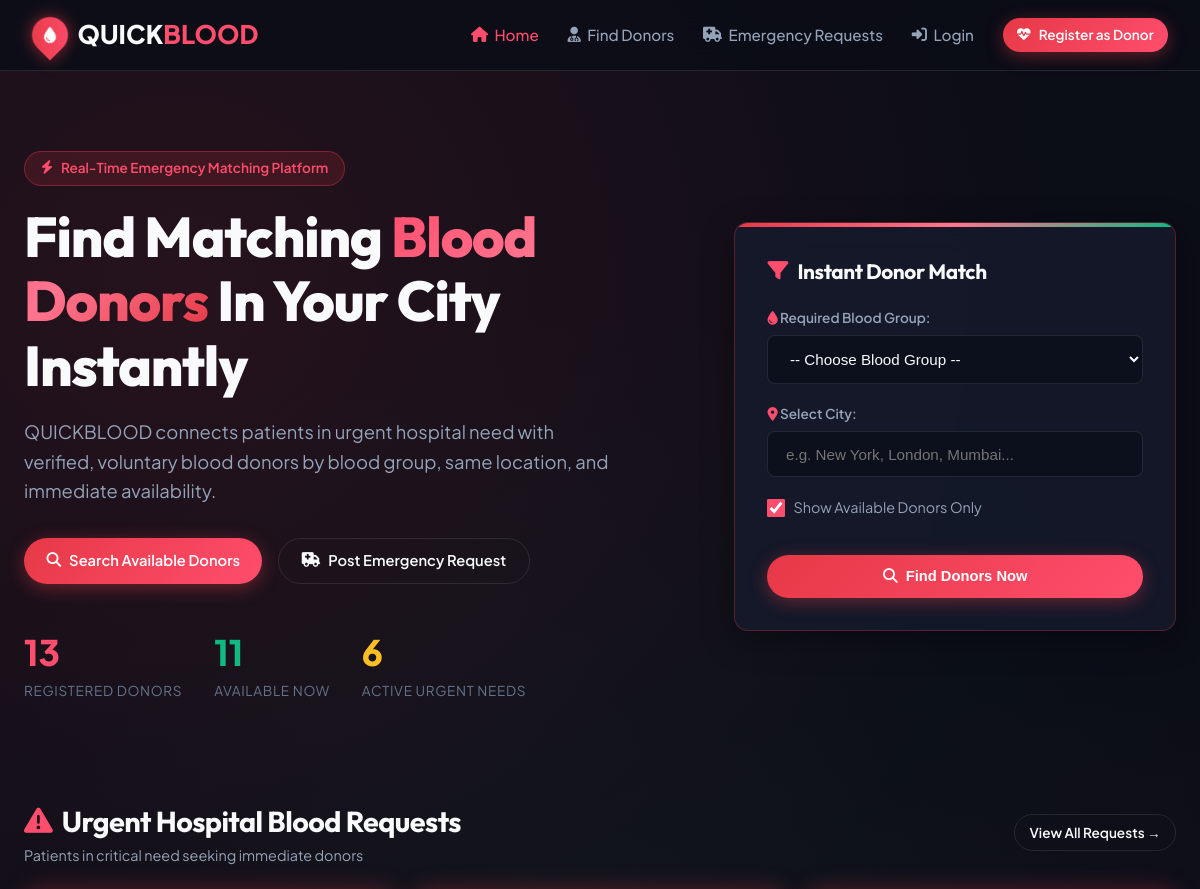
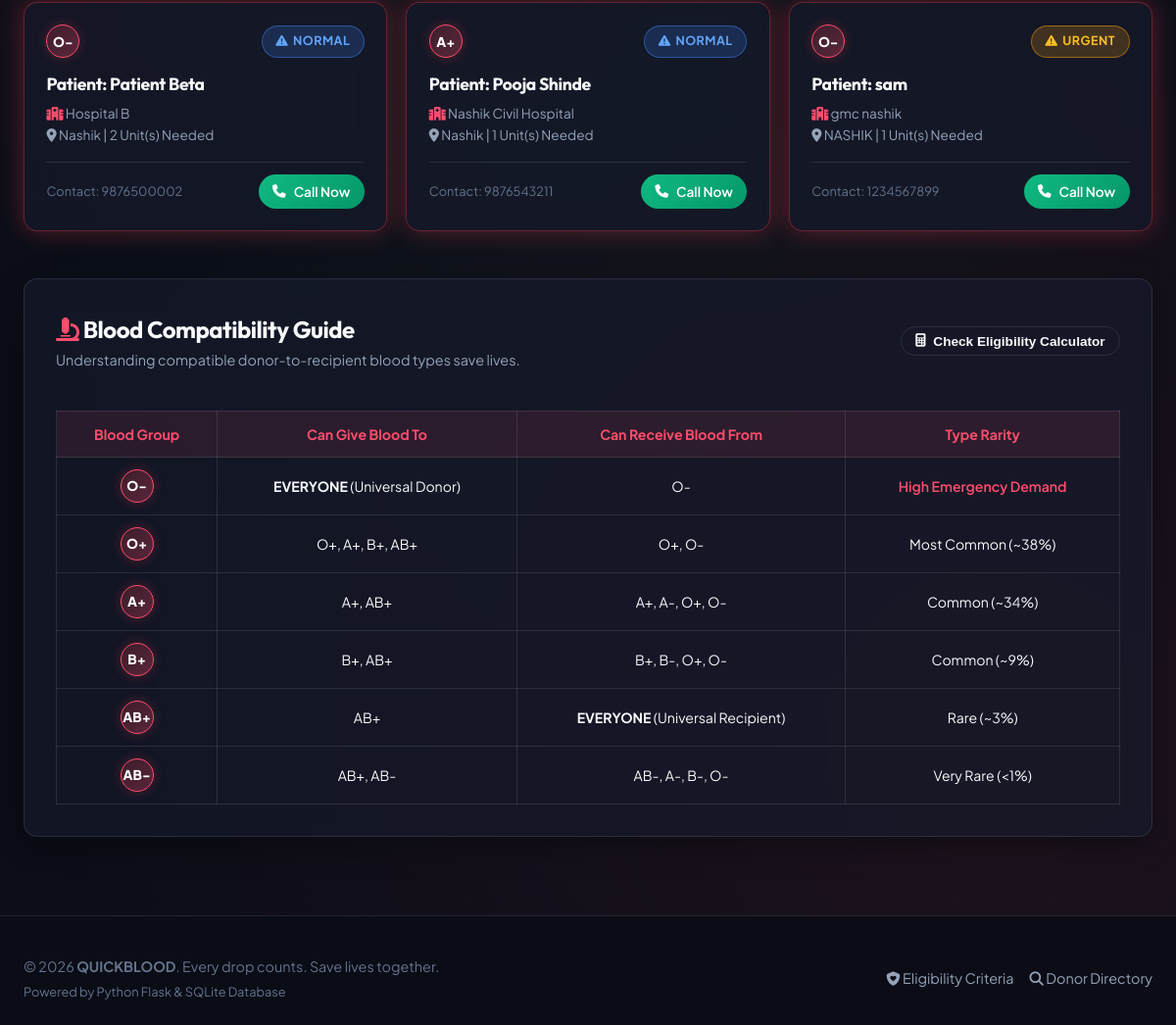
The page / on the database its author committed (2 pictures, top to bottom).
### app.py (models this page shows, shortened)
class BloodRequest(db.Model):
    __tablename__ = 'blood_requests'
    id = db.Column(db.Integer, primary_key=True)
    user_id = db.Column(db.Integer, db.ForeignKey('users.id'), nullable=False) # Requester
    donor_id = db.Column(db.Integer, db.ForeignKey('users.id'), nullable=True) # Assigned Donor
    patient_name = db.Column(db.String(100), nullable=False)
    blood_group = db.Column(db.String(5), nullable=False)
    hospital_name = db.Column(db.String(150), nullable=False)
    city = db.Column(db.String(100), nullable=False)
    units_needed = db.Column(db.Integer, default=1)
    urgency = db.Column(db.String(20), default='Normal') # 'Normal', 'Urgent', 'Critical Emergency'
    contact_phone = db.Column(db.String(20), nullable=False)
    status = db.Column(db.String(30), default='Pending') # 'Pending', 'Accepted', 'Donation in Progress', 'Fulfilled', 'Cancelled', 'Rejected'
    donor_completed = db.Column(db.Boolean, default=False)
    donor_completed_at = db.Column(db.DateTime, nullable=True)
    accepted_at = db.Column(db.DateTime, nullable=True)
    fulfilled_at = db.Column(db.DateTime, nullable=True)
    cancelled_at = db.Column(db.DateTime, nullable=True)
    rejection_reason = db.Column(db.String(255), nullable=True)
    created_at = db.Column(db.DateTime, default=datetime.utcnow)
    donation_records = db.relationship('DonationRecord', backref='blood_request', lazy=True)

### app.py (the view)
@app.route('/')
def index():
    total_donors = DonorProfile.query.count()
    available_donors = DonorProfile.query.filter_by(is_available=True).count()
    active_requests = BloodRequest.query.filter(BloodRequest.status.in_(['Pending', 'Accepted', 'Donation in Progress'])).count()
    critical_requests = BloodRequest.query.filter(
        BloodRequest.status.in_(['Pending', 'Accepted'])
    ).order_by(BloodRequest.created_at.desc()).limit(3).all()
    cities = [c[0] for c in db.session.query(DonorProfile.city).distinct().order_by(DonorProfile.city).all()]
    return render_template(
        'index.html',
        total_donors=total_donors,
        available_donors=available_donors,
        active_requests=active_requests,
        critical_requests=critical_requests,
        cities=cities
    )

### app.py (called while the page is built)
@app.context_processor
def inject_current_user():
    user = None
    if 'user_id' in session:
        user = User.query.get(session['user_id'])
    return dict(current_user=user)

### templates/index.html (shortened to what this page needs)
{% extends 'base.html' %}
{% block content %}
<div class="hero-container">
    <div>
        <div style="display:inline-flex; align-items:center; gap:0.5rem; background:rgba(230,57,70,0.15); border:1px solid rgba(230,57,70,0.4); padding:0.35rem 1rem; border-radius:99px; font-size:0.85rem; color:var(--accent-red); margin-bottom:1.2rem; font-weight:600;">
            <i class="fas fa-bolt"></i> Real-Time Emergency Matching Platform
        </div>
        <h1 class="hero-title">
            Find Matching <span>Blood Donors</span> In Your City Instantly
        </h1>
        <p class="hero-subtitle">
            QUICKBLOOD connects patients in urgent hospital need with verified, voluntary blood donors by blood group, same location, and immediate availability.
        </p>
        <div style="display:flex; gap:1rem; flex-wrap:wrap;">
            <a href="{{ url_for('donors') }}" class="btn btn-primary">
                <i class="fas fa-magnifying-glass"></i> Search Available Donors
            </a>
            <a href="{{ url_for('requests_feed') }}" class="btn btn-outline">
                <i class="fas fa-truck-medical"></i> Post Emergency Request
            </a>
        </div>
        <div class="hero-stats-row">
            <div class="stat-item">
                <span class="stat-number">{{ total_donors }}</span>
                <span class="stat-label">Registered Donors</span>
            </div>
            <div class="stat-item">
                <span class="stat-number" style="color:var(--accent-emerald);">{{ available_donors }}</span>
                <span class="stat-label">Available Now</span>
            </div>
            <div class="stat-item">
                <span class="stat-number" style="color:#FBBF24;">{{ active_requests }}</span>
                <span class="stat-label">Active Urgent Needs</span>
            </div>
        </div>
    </div>
    <div class="glass-card search-card">
        <h3 style="margin-bottom:1.2rem; font-size:1.3rem; display:flex; align-items:center; gap:0.6rem;">
            <i class="fas fa-filter" style="color:var(--accent-red);"></i> Instant Donor Match
        </h3>
        <form action="{{ url_for('donors') }}" method="GET">
            <div class="form-group">
                <label class="form-label"><i class="fas fa-droplet" style="color:var(--accent-red);"></i> Required Blood Group:</label>
                <select name="blood_group" class="form-control" required>
                    <option value="">-- Choose Blood Group --</option>
                </select>
            </div>
            <div class="form-group">
                <label class="form-label"><i class="fas fa-location-dot" style="color:var(--accent-red);"></i> Select City:</label>
                <input type="text" name="city" class="form-control" placeholder="e.g. New York, London, Mumbai..." list="city-options" required>
            </div>
            <div class="form-group" style="display:flex; align-items:center; gap:0.5rem; margin-top:0.5rem;">
                <input type="checkbox" id="avail_only" name="available_only" value="1" checked style="accent-color:var(--accent-red); width:18px; height:18px;">
                <label for="avail_only" style="font-size:0.9rem; color:var(--text-secondary); cursor:pointer;">
                    Show Available Donors Only
                </label>
            </div>
            <button type="submit" class="btn btn-primary" style="width:100%; margin-top:1rem; padding:0.85rem;">
                <i class="fas fa-search"></i> Find Donors Now
            </button>
        </form>
    </div>
</div>
{% if critical_requests %}
<div style="margin:3rem 0;">
    <div style="display:flex; justify-content:space-between; align-items:center; margin-bottom:1.5rem;">
        <div>
            <h2 style="font-size:1.8rem; display:flex; align-items:center; gap:0.6rem;">
                <i class="fas fa-triangle-exclamation" style="color:var(--accent-red);"></i> Urgent Hospital Blood Requests
            </h2>
            <p style="color:var(--text-secondary); font-size:0.9rem;">Patients in critical need seeking immediate donors</p>
        </div>
        <a href="{{ url_for('requests_feed') }}" class="btn btn-outline btn-sm">View All Requests &rarr;</a>
    </div>
    <div style="display:grid; grid-template-columns: repeat(auto-fit, minmax(320px, 1fr)); gap:1.2rem;">
        {% for req in critical_requests %}
            <div class="glass-card glass-card-glow" style="padding:1.4rem;">
                <div style="display:flex; justify-content:space-between; align-items:center; margin-bottom:0.8rem;">
                    <span class="blood-pill blood-pill-sm">{{ req.blood_group }}</span>
                    <span class="urgency-badge urgency-{% if 'Critical' in req.urgency %}critical{% elif 'Urgent' in req.urgency %}urgent{% else %}normal{% endif %}">
                        <i class="fas fa-triangle-exclamation"></i> {{ req.urgency }}
                    </span>
                </div>
                <h4 style="font-size:1.1rem; margin-bottom:0.3rem;">Patient: {{ req.patient_name }}</h4>
                <p style="font-size:0.85rem; color:var(--text-secondary);"><i class="fas fa-hospital" style="color:var(--accent-red);"></i> {{ req.hospital_name }}</p>
                <p style="font-size:0.85rem; color:var(--text-secondary);"><i class="fas fa-location-dot"></i> {{ req.city }} | {{ req.units_needed }} Unit(s) Needed</p>
                <div style="margin-top:1rem; padding-top:0.8rem; border-top:1px solid var(--border-glass); display:flex; justify-content:space-between; align-items:center;">
                    <span style="font-size:0.8rem; color:var(--text-muted);">Contact: {{ req.contact_phone }}</span>
                    <a href="tel:{{ req.contact_phone }}" class="btn btn-success btn-sm"><i class="fas fa-phone"></i> Call Now</a>
                </div>
            </div>
        {% endfor %}
    </div>
</div>
{% endif %}
<div class="glass-card" style="padding:2rem; margin:3rem 0;">
    <div style="display:flex; align-items:center; justify-content:space-between; flex-wrap:wrap; gap:1rem; margin-bottom:1.5rem;">
        <div>
            <h3 style="font-size:1.5rem;"><i class="fas fa-microscope" style="color:var(--accent-red);"></i> Blood Compatibility Guide</h3>
            <p style="color:var(--text-secondary); font-size:0.9rem;">Understanding compatible donor-to-recipient blood types save lives.</p>
        </div>
        <button class="btn btn-outline btn-sm" data-modal-target="eligibility-modal">
            <i class="fas fa-calculator"></i> Check Eligibility Calculator
        </button>
    </div>
    <div style="overflow-x:auto;">
        <table class="compat-matrix">
            <thead>
                <tr>
                    <th>Blood Group</th>
                    <th>Can Give Blood To</th>
                    <th>Can Receive Blood From</th>
                    <th>Type Rarity</th>
                </tr>
            </thead>
            <tbody>
                <tr>
                    <td><span class="blood-pill blood-pill-sm">O-</span></td>
                    <td><strong>EVERYONE</strong> (Universal Donor)</td>
                    <td>O-</td>
                    <td><span style="color:#FF4D6D; font-weight:600;">High Emergency Demand</span></td>
                </tr>
                <tr>
                    <td><span class="blood-pill blood-pill-sm">O+</span></td>
                    <td>O+, A+, B+, AB+</td>
                    <td>O+, O-</td>
                    <td>Most Common (~38%)</td>
                </tr>
                <tr>
                    <td><span class="blood-pill blood-pill-sm">A+</span></td>
                    <td>A+, AB+</td>
                    <td>A+, A-, O+, O-</td>
                    <td>Common (~34%)</td>
                </tr>
                <tr>
                    <td><span class="blood-pill blood-pill-sm">B+</span></td>
                    <td>B+, AB+</td>
                    <td>B+, B-, O+, O-</td>
                    <td>Common (~9%)</td>
                </tr>
                <tr>
                    <td><span class="blood-pill blood-pill-sm">AB+</span></td>
                    <td>AB+</td>
                    <td><strong>EVERYONE</strong> (Universal Recipient)</td>
                    <td>Rare (~3%)</td>
                </tr>
                <tr>
                    <td><span class="blood-pill blood-pill-sm">AB-</span></td>
                    <td>AB+, AB-</td>
                    <td>AB-, A-, B-, O-</td>
                    <td>Very Rare (&lt;1%)</td>
                </tr>
            </tbody>
        </table>
    </div>
</div>
{% endblock %}

### templates/base.html (shortened to what this page needs)
<!DOCTYPE html>
<html lang="en">
<head>
    <link rel="stylesheet" href="https://cdnjs.cloudflare.com/ajax/libs/font-awesome/6.4.0/css/all.min.css">
    <link rel="stylesheet" href="{{ url_for('static', filename='css/styles.css') }}">
</head>
<body>
    <nav class="navbar">
        <div class="nav-container">
            <a href="{{ url_for('index') }}" class="brand-logo">
                <div class="brand-drop-icon">
                    <i class="fas fa-droplet"></i>
                </div>
                <span>QUICK<span style="color: var(--accent-red);">BLOOD</span></span>
            </a>
            <ul class="nav-links">
                <li>
                    <a href="{{ url_for('index') }}" class="nav-link {% if request.endpoint == 'index' %}active{% endif %}">
                        <i class="fas fa-house"></i> Home
                    </a>
                </li>
                <li>
                    <a href="{{ url_for('donors') }}" class="nav-link {% if request.endpoint == 'donors' %}active{% endif %}">
                        <i class="fas fa-user-doctor"></i> Find Donors
                    </a>
                </li>
                <li>
                    <a href="{{ url_for('requests_feed') }}" class="nav-link {% if request.endpoint == 'requests_feed' %}active{% endif %}">
                        <i class="fas fa-truck-medical"></i> Emergency Requests
                    </a>
                </li>
                {% if current_user %}
                    <li>
                        <a href="{{ url_for('dashboard') }}" class="nav-link {% if request.endpoint == 'dashboard' %}active{% endif %}">
                            <i class="fas fa-gauge-high"></i> Dashboard
                        </a>
                    </li>
                    <li>
                        <a href="{{ url_for('logout') }}" class="btn btn-outline btn-sm">
                            <i class="fas fa-right-from-bracket"></i> Logout ({{ current_user.name.split(' ')[0] }})
                        </a>
                    </li>
                {% else %}
                    <li>
                        <a href="{{ url_for('login') }}" class="nav-link {% if request.endpoint == 'login' %}active{% endif %}">
                            <i class="fas fa-right-to-bracket"></i> Login
                        </a>
                    </li>
                    <li>
                        <a href="{{ url_for('register') }}" class="btn btn-primary btn-sm">
                            <i class="fas fa-heart-pulse"></i> Register as Donor
                        </a>
                    </li>
                {% endif %}
            </ul>
        </div>
    </nav>
    <main class="main-wrapper">
        {% block content %}{% endblock %}
    </main>
    <footer class="footer">
        <div class="footer-content">
            <div>
                <p>&copy; 2026 <strong>QUICKBLOOD</strong>. Every drop counts. Save lives together.</p>
                <p style="font-size:0.8rem; color: var(--text-muted); margin-top:0.2rem;">Powered by Python Flask & SQLite Database</p>
            </div>
            <div style="display:flex; gap:1rem;">
                <a href="#" data-modal-target="eligibility-modal" style="color:var(--text-secondary);"><i class="fas fa-shield-heart"></i> Eligibility Criteria</a>
                <a href="{{ url_for('donors') }}" style="color:var(--text-secondary);"><i class="fas fa-search"></i> Donor Directory</a>
            </div>
        </div>
    </footer>
</body>
</html>

### rows shown on the page
BloodRequest: blood_group "O-", urgency "NORMAL", patient_name "Patient Beta", hospital_name "Hospital B", city "Nashik", units_needed "2", contact_phone "9876500002"
BloodRequest: blood_group "A+", urgency "NORMAL", patient_name "Pooja Shinde", hospital_name "Nashik Civil Hospital", city "Nashik", units_needed "1", contact_phone "9876543211"
BloodRequest: blood_group "O-", urgency "URGENT", patient_name "sam", hospital_name "gmc nashik", city "NASHIK", units_needed "1", contact_phone "1234567899"

### other values the page prints
{{ total_donors }} "13"
{{ available_donors }} "11"
{{ active_requests }} "6"
